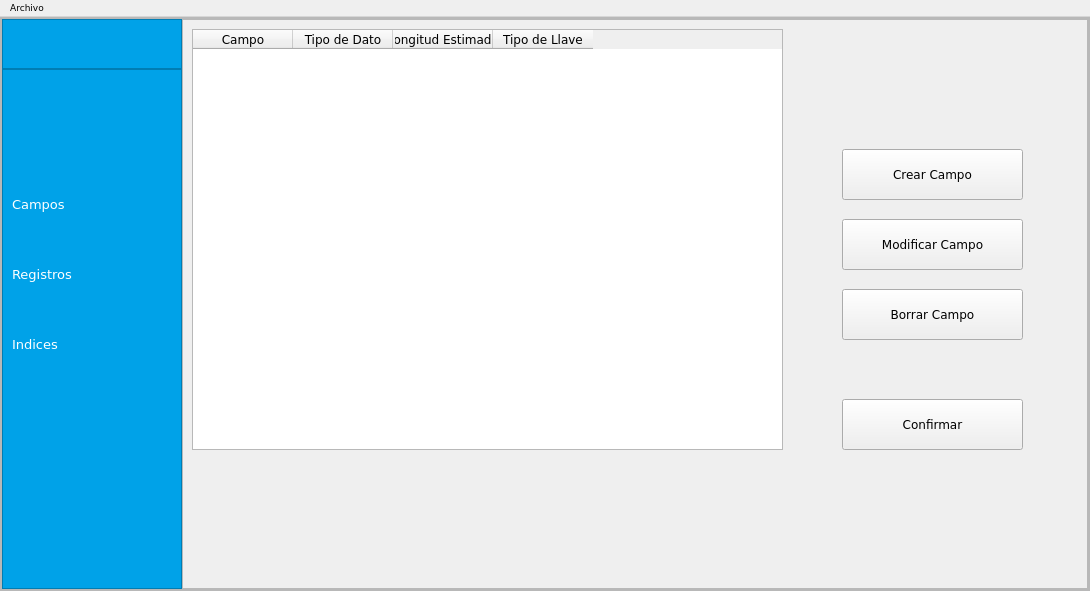
<?xml version="1.0" encoding="UTF-8"?>
<ui version="4.0">
 <class>MainWindow</class>
 <widget class="QMainWindow" name="MainWindow">
  <property name="geometry">
   <rect>
    <x>0</x>
    <y>0</y>
    <width>1090</width>
    <height>591</height>
   </rect>
  </property>
  <property name="font">
   <font>
    <family>Verdana</family>
   </font>
  </property>
  <property name="windowTitle">
   <string>MainWindow</string>
  </property>
  <widget class="QWidget" name="centralwidget">
   <layout class="QHBoxLayout" name="horizontalLayout">
    <property name="spacing">
     <number>0</number>
    </property>
    <property name="leftMargin">
     <number>0</number>
    </property>
    <property name="topMargin">
     <number>0</number>
    </property>
    <property name="rightMargin">
     <number>0</number>
    </property>
    <property name="bottomMargin">
     <number>0</number>
    </property>
    <item>
     <widget class="QFrame" name="frame">
      <property name="frameShape">
       <enum>QFrame::Shape::StyledPanel</enum>
      </property>
      <property name="frameShadow">
       <enum>QFrame::Shadow::Raised</enum>
      </property>
      <layout class="QVBoxLayout" name="verticalLayout">
       <property name="spacing">
        <number>0</number>
       </property>
       <property name="leftMargin">
        <number>0</number>
       </property>
       <property name="topMargin">
        <number>0</number>
       </property>
       <property name="rightMargin">
        <number>0</number>
       </property>
       <property name="bottomMargin">
        <number>0</number>
       </property>
       <item>
        <widget class="QFrame" name="frame_2">
         <property name="frameShape">
          <enum>QFrame::Shape::StyledPanel</enum>
         </property>
         <property name="frameShadow">
          <enum>QFrame::Shadow::Raised</enum>
         </property>
         <layout class="QHBoxLayout" name="horizontalLayout_2">
          <property name="spacing">
           <number>0</number>
          </property>
          <property name="leftMargin">
           <number>0</number>
          </property>
          <property name="topMargin">
           <number>0</number>
          </property>
          <property name="rightMargin">
           <number>0</number>
          </property>
          <property name="bottomMargin">
           <number>0</number>
          </property>
          <item>
           <widget class="QFrame" name="menuIzquierdo">
            <property name="minimumSize">
             <size>
              <width>180</width>
              <height>0</height>
             </size>
            </property>
            <property name="maximumSize">
             <size>
              <width>50</width>
              <height>16777215</height>
             </size>
            </property>
            <property name="frameShape">
             <enum>QFrame::Shape::NoFrame</enum>
            </property>
            <property name="frameShadow">
             <enum>QFrame::Shadow::Raised</enum>
            </property>
            <layout class="QVBoxLayout" name="verticalLayout_2">
             <property name="spacing">
              <number>0</number>
             </property>
             <property name="leftMargin">
              <number>0</number>
             </property>
             <property name="topMargin">
              <number>0</number>
             </property>
             <property name="rightMargin">
              <number>0</number>
             </property>
             <property name="bottomMargin">
              <number>0</number>
             </property>
             <item>
              <widget class="QFrame" name="frame_5">
               <property name="maximumSize">
                <size>
                 <width>16777215</width>
                 <height>50</height>
                </size>
               </property>
               <property name="styleSheet">
                <string notr="true">QFrame{
background: #00A2E8;
}</string>
               </property>
               <property name="frameShape">
                <enum>QFrame::Shape::StyledPanel</enum>
               </property>
               <property name="frameShadow">
                <enum>QFrame::Shadow::Raised</enum>
               </property>
               <widget class="QPushButton" name="pb_Desplace">
                <property name="geometry">
                 <rect>
                  <x>0</x>
                  <y>0</y>
                  <width>180</width>
                  <height>50</height>
                 </rect>
                </property>
                <property name="cursor">
                 <cursorShape>PointingHandCursor</cursorShape>
                </property>
                <property name="styleSheet">
                 <string notr="true">QPushButton{
background: transparent;
color: #fff;
border: none;
padding: 10px;
text-align: left;
}
QPushButton:Hover{
background: #0070A1;
}</string>
                </property>
                <property name="text">
                 <string/>
                </property>
                <property name="icon">
                 <iconset theme="QIcon::ThemeIcon::FormatJustifyCenter"/>
                </property>
                <property name="iconSize">
                 <size>
                  <width>30</width>
                  <height>30</height>
                 </size>
                </property>
               </widget>
              </widget>
             </item>
             <item>
              <widget class="QFrame" name="SubmenuIzquierdo">
               <property name="styleSheet">
                <string notr="true">QFrame{
background: #00A2E8;
}</string>
               </property>
               <property name="frameShape">
                <enum>QFrame::Shape::StyledPanel</enum>
               </property>
               <property name="frameShadow">
                <enum>QFrame::Shadow::Raised</enum>
               </property>
               <widget class="QPushButton" name="pb_Campos">
                <property name="geometry">
                 <rect>
                  <x>0</x>
                  <y>110</y>
                  <width>180</width>
                  <height>50</height>
                 </rect>
                </property>
                <property name="font">
                 <font>
                  <family>Verdana</family>
                  <pointsize>10</pointsize>
                 </font>
                </property>
                <property name="cursor">
                 <cursorShape>PointingHandCursor</cursorShape>
                </property>
                <property name="styleSheet">
                 <string notr="true">QPushButton{
background: transparent;
color: #fff;
border: none;
padding: 10px;
text-align: left;
}
QPushButton:Hover{
background: #0070A1;
}</string>
                </property>
                <property name="text">
                 <string>Campos</string>
                </property>
                <property name="icon">
                 <iconset theme="QIcon::ThemeIcon::DocumentProperties"/>
                </property>
                <property name="iconSize">
                 <size>
                  <width>30</width>
                  <height>30</height>
                 </size>
                </property>
               </widget>
               <widget class="QPushButton" name="pb_Registros">
                <property name="geometry">
                 <rect>
                  <x>0</x>
                  <y>180</y>
                  <width>180</width>
                  <height>50</height>
                 </rect>
                </property>
                <property name="font">
                 <font>
                  <family>Verdana</family>
                  <pointsize>10</pointsize>
                 </font>
                </property>
                <property name="cursor">
                 <cursorShape>PointingHandCursor</cursorShape>
                </property>
                <property name="styleSheet">
                 <string notr="true">QPushButton{
background: transparent;
color: #fff;
border: none;
padding: 10px;
text-align: left;
}
QPushButton:Hover{
background: #0070A1;
}</string>
                </property>
                <property name="text">
                 <string>Registros</string>
                </property>
                <property name="icon">
                 <iconset theme="QIcon::ThemeIcon::FolderOpen"/>
                </property>
                <property name="iconSize">
                 <size>
                  <width>30</width>
                  <height>30</height>
                 </size>
                </property>
               </widget>
               <widget class="QPushButton" name="pb_Indices">
                <property name="geometry">
                 <rect>
                  <x>0</x>
                  <y>250</y>
                  <width>180</width>
                  <height>50</height>
                 </rect>
                </property>
                <property name="font">
                 <font>
                  <family>Verdana</family>
                  <pointsize>10</pointsize>
                 </font>
                </property>
                <property name="cursor">
                 <cursorShape>PointingHandCursor</cursorShape>
                </property>
                <property name="styleSheet">
                 <string notr="true">QPushButton{
background: transparent;
color: #fff;
border: none;
padding: 10px;
text-align: left;
}
QPushButton:Hover{
background: #0070A1;
}</string>
                </property>
                <property name="text">
                 <string>Indices</string>
                </property>
                <property name="icon">
                 <iconset theme="QIcon::ThemeIcon::SystemSearch"/>
                </property>
                <property name="iconSize">
                 <size>
                  <width>30</width>
                  <height>30</height>
                 </size>
                </property>
               </widget>
              </widget>
             </item>
            </layout>
           </widget>
          </item>
          <item>
           <widget class="QFrame" name="frame_4">
            <property name="frameShape">
             <enum>QFrame::Shape::StyledPanel</enum>
            </property>
            <property name="frameShadow">
             <enum>QFrame::Shadow::Raised</enum>
            </property>
            <layout class="QVBoxLayout" name="verticalLayout_3">
             <item>
              <widget class="QStackedWidget" name="stackedWidget">
               <property name="currentIndex">
                <number>2</number>
               </property>
               <widget class="QWidget" name="pg_Indices">
                <layout class="QVBoxLayout" name="verticalLayout_4">
                 <property name="spacing">
                  <number>0</number>
                 </property>
                 <property name="leftMargin">
                  <number>0</number>
                 </property>
                 <property name="topMargin">
                  <number>0</number>
                 </property>
                 <property name="rightMargin">
                  <number>0</number>
                 </property>
                 <property name="bottomMargin">
                  <number>0</number>
                 </property>
                 <item>
                  <widget class="QLabel" name="label">
                   <property name="text">
                    <string>Indices segundo</string>
                   </property>
                   <property name="alignment">
                    <set>Qt::AlignmentFlag::AlignCenter</set>
                   </property>
                  </widget>
                 </item>
                </layout>
               </widget>
               <widget class="QWidget" name="pg_Registros">
                <layout class="QVBoxLayout" name="verticalLayout_6">
                 <property name="spacing">
                  <number>0</number>
                 </property>
                 <property name="leftMargin">
                  <number>0</number>
                 </property>
                 <property name="topMargin">
                  <number>0</number>
                 </property>
                 <property name="rightMargin">
                  <number>0</number>
                 </property>
                 <property name="bottomMargin">
                  <number>0</number>
                 </property>
                 <item>
                  <widget class="QLabel" name="label_3">
                   <property name="text">
                    <string>Registros</string>
                   </property>
                   <property name="alignment">
                    <set>Qt::AlignmentFlag::AlignCenter</set>
                   </property>
                  </widget>
                 </item>
                </layout>
               </widget>
               <widget class="QWidget" name="pg_Campos">
                <widget class="QTableWidget" name="tableWidget">
                 <property name="geometry">
                  <rect>
                   <x>0</x>
                   <y>0</y>
                   <width>591</width>
                   <height>421</height>
                  </rect>
                 </property>
                 <property name="maximumSize">
                  <size>
                   <width>886</width>
                   <height>536</height>
                  </size>
                 </property>
                 <column>
                  <property name="text">
                   <string>Campo</string>
                  </property>
                 </column>
                 <column>
                  <property name="text">
                   <string>Tipo de Dato</string>
                  </property>
                 </column>
                 <column>
                  <property name="text">
                   <string>Longitud Estimada</string>
                  </property>
                 </column>
                 <column>
                  <property name="text">
                   <string>Tipo de Llave</string>
                  </property>
                 </column>
                </widget>
                <widget class="QPushButton" name="pushButtonCrearCampo">
                 <property name="geometry">
                  <rect>
                   <x>650</x>
                   <y>120</y>
                   <width>181</width>
                   <height>51</height>
                  </rect>
                 </property>
                 <property name="text">
                  <string>Crear Campo</string>
                 </property>
                 <property name="icon">
                  <iconset theme="QIcon::ThemeIcon::FolderNew"/>
                 </property>
                 <property name="flat">
                  <bool>false</bool>
                 </property>
                </widget>
                <widget class="QPushButton" name="pushButtonModificarCampo">
                 <property name="geometry">
                  <rect>
                   <x>650</x>
                   <y>190</y>
                   <width>181</width>
                   <height>51</height>
                  </rect>
                 </property>
                 <property name="text">
                  <string>Modificar Campo</string>
                 </property>
                 <property name="icon">
                  <iconset theme="QIcon::ThemeIcon::DocumentProperties"/>
                 </property>
                 <property name="flat">
                  <bool>false</bool>
                 </property>
                </widget>
                <widget class="QPushButton" name="pushButtonBorrarCampo">
                 <property name="geometry">
                  <rect>
                   <x>650</x>
                   <y>260</y>
                   <width>181</width>
                   <height>51</height>
                  </rect>
                 </property>
                 <property name="text">
                  <string>Borrar Campo</string>
                 </property>
                 <property name="icon">
                  <iconset theme="QIcon::ThemeIcon::EditDelete"/>
                 </property>
                 <property name="flat">
                  <bool>false</bool>
                 </property>
                </widget>
                <widget class="QPushButton" name="pushButtonConfirmar">
                 <property name="geometry">
                  <rect>
                   <x>650</x>
                   <y>370</y>
                   <width>181</width>
                   <height>51</height>
                  </rect>
                 </property>
                 <property name="text">
                  <string>Confirmar</string>
                 </property>
                 <property name="flat">
                  <bool>false</bool>
                 </property>
                </widget>
               </widget>
              </widget>
             </item>
            </layout>
           </widget>
          </item>
         </layout>
        </widget>
       </item>
      </layout>
     </widget>
    </item>
   </layout>
  </widget>
  <widget class="QMenuBar" name="menuBar">
   <property name="geometry">
    <rect>
     <x>0</x>
     <y>0</y>
     <width>1090</width>
     <height>16</height>
    </rect>
   </property>
   <property name="maximumSize">
    <size>
     <width>16777215</width>
     <height>16777215</height>
    </size>
   </property>
   <property name="font">
    <font>
     <family>Verdana</family>
     <pointsize>7</pointsize>
    </font>
   </property>
   <widget class="QMenu" name="menuArchivo">
    <property name="geometry">
     <rect>
      <x>345</x>
      <y>102</y>
      <width>154</width>
      <height>152</height>
     </rect>
    </property>
    <property name="font">
     <font>
      <pointsize>10</pointsize>
     </font>
    </property>
    <property name="title">
     <string>Archivo</string>
    </property>
    <addaction name="actionNuevo_Archivo"/>
    <addaction name="actionAbrir_Archivo"/>
    <addaction name="actionGuardar_Archivo"/>
    <addaction name="actionCerrar_Archivo"/>
    <addaction name="separator"/>
   </widget>
   <addaction name="menuArchivo"/>
  </widget>
  <action name="actionNuevo_Archivo">
   <property name="icon">
    <iconset theme="QIcon::ThemeIcon::DocumentNew"/>
   </property>
   <property name="text">
    <string>Nuevo Archivo</string>
   </property>
  </action>
  <action name="actionAbrir_Archivo">
   <property name="icon">
    <iconset theme="QIcon::ThemeIcon::DocumentOpen"/>
   </property>
   <property name="text">
    <string>Abrir Archivo</string>
   </property>
  </action>
  <action name="actionGuardar_Archivo">
   <property name="icon">
    <iconset theme="QIcon::ThemeIcon::DocumentSave"/>
   </property>
   <property name="text">
    <string>Guardar Archivo</string>
   </property>
  </action>
  <action name="actionCerrar_Archivo">
   <property name="icon">
    <iconset theme="QIcon::ThemeIcon::EditClear"/>
   </property>
   <property name="text">
    <string>Cerrar Archivo</string>
   </property>
  </action>
 </widget>
 <resources/>
 <connections/>
</ui>
